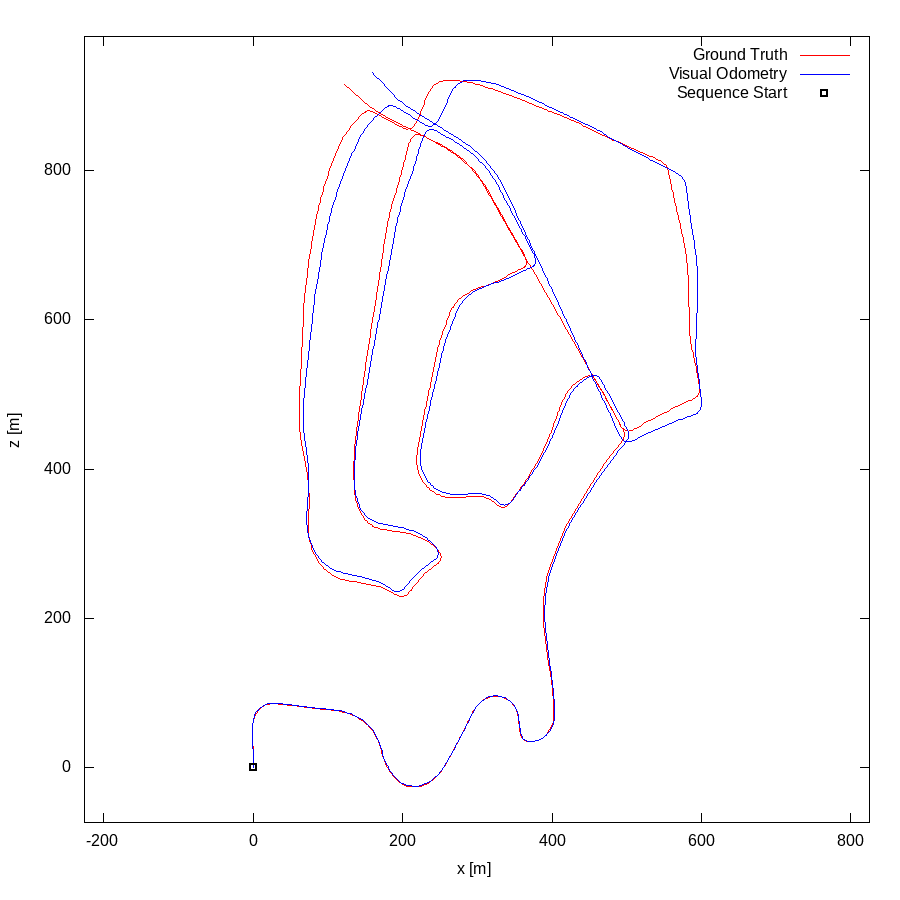

This figure's gnuplot source:
set term postscript eps enhanced color
set output "02.eps"
set size ratio -1
set xrange [-226:825]
set yrange [-73:979]
set xlabel "x [m]"
set ylabel "z [m]"
plot "02.txt" using 1:2 lc rgb "#FF0000" title 'Ground Truth' w lines,"02.txt" using 3:4 lc rgb "#0000FF" title 'Visual Odometry' w lines,"< head -1 02.txt" using 1:2 lc rgb "#000000" pt 4 ps 1 lw 2 title 'Sequence Start' w points
